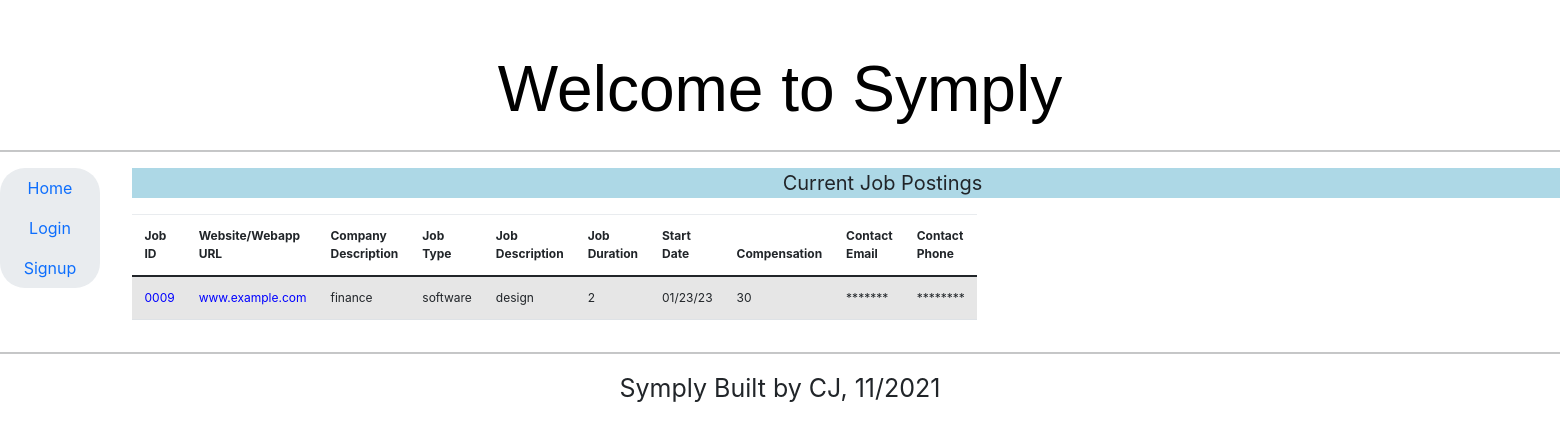
The page /job_posting_table on the database as committed earlier.
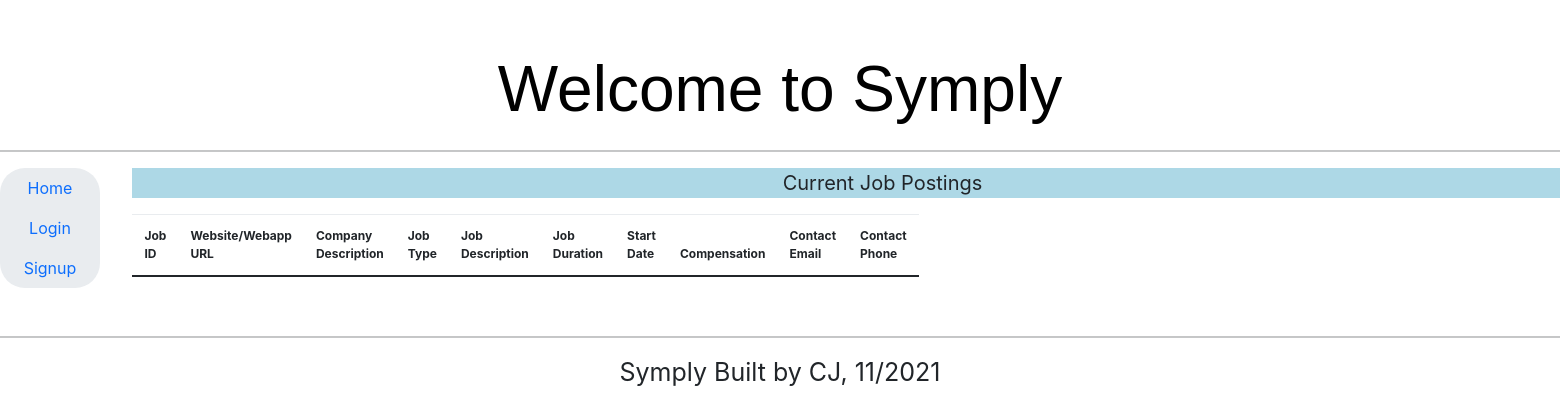
The same page on the database as committed later.
### application.py (models this page shows, shortened)
    class JobPost(db.Model):
        __tablename__ = 'jobpost'
        username = db.Column(db.String)
        jobid = db.Column(db.String,primary_key=True)
        contactemail = db.Column(db.String)
        contactphone = db.Column(db.String)
        website = db.Column(db.String)
        companydescription = db.Column(db.String)
        jobtype = db.Column(db.String)
        jobdescription = db.Column(db.String)
        payoffered = db.Column(db.String)
        jobduration = db.Column(db.String)
        startdate = db.Column(db.String)
        longdescription = db.Column(db.String)
        authenticated = db.Column(db.Boolean, default=False)

### application.py (the view)
    @application.route("/job_posting_table")
    def job_posting_table():
        if current_user.is_authenticated:
            poster = current_user.username
            jobpost = JobPost.query.all()
            return render_template('job_posting_table_login.html', jobpost=jobpost, tabtitle='Symply Job Listings',poster=poster)
        else:
            jobpost = JobPost.query.all()
            return render_template('job_posting_table.html', jobpost=jobpost, tabtitle='Symply Job Listings')

### templates/job_posting_table.html (shortened to what this page needs)
{% extends "base5.html" %}
{% block content %}
<!DOCTYPE html>
<html lang="en">
  <head>
    <link href="{{ url_for('static', filename='bootstrap.min.css') }}" rel="stylesheet">
    <link href="{{ url_for('static', filename='narrow-jumbotron.css') }}" rel="stylesheet">
  </head>
  <body>
    <div><p style="background-color: lightblue;font-size: 20px; width: 1500px; text-align: center;">Current Job Postings</p></div>
  <table id="data" class="table table-striped" style="width: 1500px; font-size: 12px;">
    <thead>
      <tr>
        <th>Job ID </th>
        <th>Website/Webapp URL</th>
        <th>Company Description</th>
        <th>Job Type</th>
        <th>Job Description</th>
        <th>Job Duration </th>
        <th>Start Date</th>
        <th>Compensation</th>
        <th>Contact Email </th>
        <th>Contact Phone</th>
      </tr>
    </thead>
    <tbody>
      {% for jp in jobpost %}
        <tr>
          <td><a href="/job_information/{{ jp.jobid }}" style="color: blue;">{{ jp.jobid }}</a></td>
          <td><a href={{ jp.website }} style="color:blue" target="_blank" rel="noopener noreferrer">{{ jp.website }}</a></td>
          <td>{{ jp.companydescription }}</td>
          <td>{{ jp.jobtype }}</td>
          <td>{{ jp.jobdescription }}</td>
          <td>{{ jp.jobduration }}</td>
          <td>{{ jp.startdate }}</td>
          <td>{{ jp.payoffered }}</td>
          <td>*******</td>
          <td>********</td>
        </tr>
      {% endfor %}
    </tbody>
  </table>
  </body>
</html>
{% endblock %}

Rows that differ between the two databases and show on the page:
removed JobPost: jobid "0009", website "www.example.com", companydescription "finance", jobtype "software", jobdescription "design", jobduration "2", startdate "01/23/23", payoffered "30"
